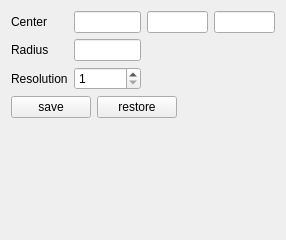
<?xml version="1.0" encoding="UTF-8"?>
<ui version="4.0">
 <class>pqSQHemisphereSourceForm</class>
 <widget class="QWidget" name="pqSQHemisphereSourceForm">
  <property name="geometry">
   <rect>
    <x>0</x>
    <y>0</y>
    <width>286</width>
    <height>240</height>
   </rect>
  </property>
  <property name="windowTitle">
   <string>Form</string>
  </property>
  <layout class="QVBoxLayout" name="verticalLayout">
   <item>
    <layout class="QHBoxLayout" name="horizontalLayout">
     <item>
      <layout class="QGridLayout" name="gridLayout">
       <item row="0" column="0">
        <widget class="QLabel" name="label">
         <property name="text">
          <string>Center</string>
         </property>
        </widget>
       </item>
       <item row="0" column="1">
        <widget class="QLineEdit" name="c_x">
         <property name="sizePolicy">
          <sizepolicy hsizetype="Expanding" vsizetype="Fixed">
           <horstretch>0</horstretch>
           <verstretch>0</verstretch>
          </sizepolicy>
         </property>
        </widget>
       </item>
       <item row="0" column="2">
        <widget class="QLineEdit" name="c_y">
         <property name="sizePolicy">
          <sizepolicy hsizetype="Expanding" vsizetype="Fixed">
           <horstretch>0</horstretch>
           <verstretch>0</verstretch>
          </sizepolicy>
         </property>
        </widget>
       </item>
       <item row="0" column="3">
        <widget class="QLineEdit" name="c_z">
         <property name="sizePolicy">
          <sizepolicy hsizetype="Expanding" vsizetype="Fixed">
           <horstretch>0</horstretch>
           <verstretch>0</verstretch>
          </sizepolicy>
         </property>
        </widget>
       </item>
       <item row="1" column="0">
        <widget class="QLabel" name="label_2">
         <property name="text">
          <string>Radius</string>
         </property>
        </widget>
       </item>
       <item row="1" column="1">
        <widget class="QLineEdit" name="r"/>
       </item>
       <item row="2" column="0">
        <widget class="QLabel" name="label_5">
         <property name="text">
          <string>Resolution</string>
         </property>
        </widget>
       </item>
       <item row="2" column="1">
        <widget class="QSpinBox" name="res">
         <property name="sizePolicy">
          <sizepolicy hsizetype="Expanding" vsizetype="Fixed">
           <horstretch>0</horstretch>
           <verstretch>0</verstretch>
          </sizepolicy>
         </property>
         <property name="minimum">
          <number>1</number>
         </property>
         <property name="maximum">
          <number>999999999</number>
         </property>
        </widget>
       </item>
      </layout>
     </item>
     <item>
      <spacer name="horizontalSpacer">
       <property name="orientation">
        <enum>Qt::Horizontal</enum>
       </property>
       <property name="sizeHint" stdset="0">
        <size>
         <width>40</width>
         <height>20</height>
        </size>
       </property>
      </spacer>
     </item>
    </layout>
   </item>
   <item>
    <layout class="QHBoxLayout" name="horizontalLayout_5">
     <item>
      <widget class="QPushButton" name="save">
       <property name="text">
        <string>save</string>
       </property>
      </widget>
     </item>
     <item>
      <widget class="QPushButton" name="restore">
       <property name="text">
        <string>restore</string>
       </property>
      </widget>
     </item>
     <item>
      <spacer name="horizontalSpacer_5">
       <property name="orientation">
        <enum>Qt::Horizontal</enum>
       </property>
       <property name="sizeHint" stdset="0">
        <size>
         <width>40</width>
         <height>20</height>
        </size>
       </property>
      </spacer>
     </item>
    </layout>
   </item>
   <item>
    <spacer name="verticalSpacer">
     <property name="orientation">
      <enum>Qt::Vertical</enum>
     </property>
     <property name="sizeHint" stdset="0">
      <size>
       <width>20</width>
       <height>112</height>
      </size>
     </property>
    </spacer>
   </item>
  </layout>
 </widget>
 <resources/>
 <connections/>
</ui>
